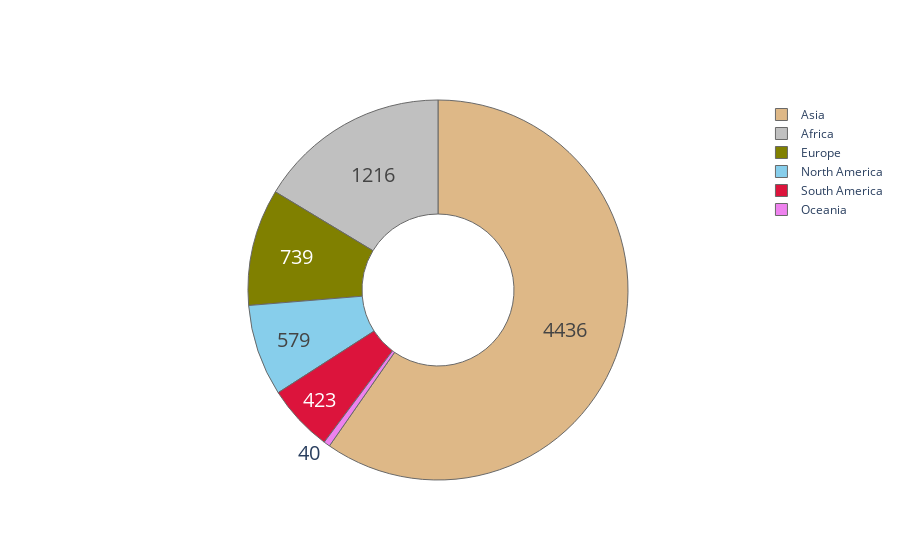

Source (notebook cell):
### Code cell
data = [trace]

offline.iplot(data)

### Figure 1 — Plotly figure (JSON) as saved in the notebook; plotly's stock layout.template omitted (floating-point values rounded to 4 significant figures)
{"data": [{"hole": 0.4, "hoverinfo": "label+percent", "labels": ["Asia", "Africa", "Europe", "North America", "Oceania", "South America"], "marker": {"colors": ["burlywood", "silver", "olive", "skyblue", "violet", "crimson"], "line": {"color": "dimgrey", "width": 1}}, "textfont": {"size": 20}, "textinfo": "value", "type": "pie", "values": [4436, 1216, 739, 579, 40, 423]}], "layout": {}}
